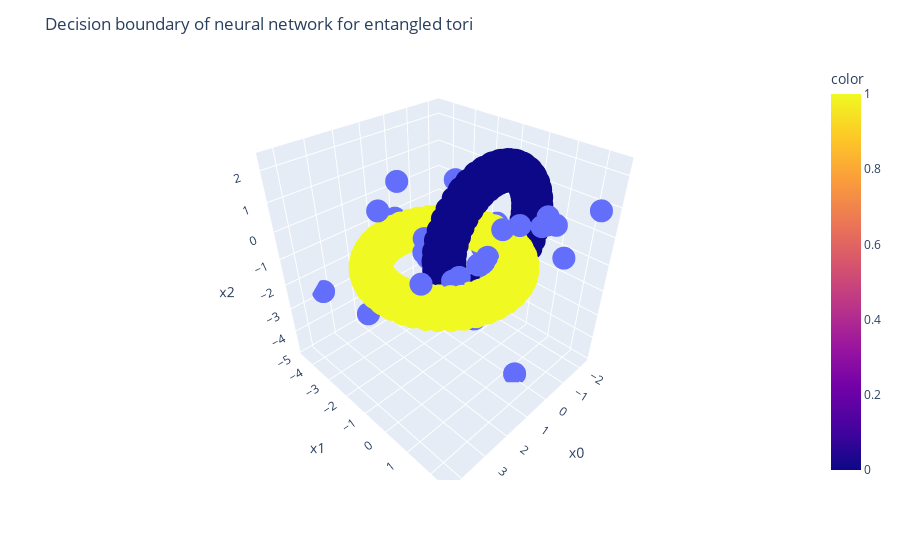

Here is the notebook cell this chart was saved with:
### Code cell
sample_points_boundary = g.get_filtered_decision_boundary(0.01).detach().cpu().numpy()
#sample_points_boundary = g.get_decision_boundary().detach().cpu().numpy()

fig = plot_decision_boundary(tori_dataset[["x1","x2","x3"]].to_numpy(), tori_dataset["label"].to_numpy(), sample_points_boundary, n_components=3, show=False)
fig.update_layout(
    title_text='Decision boundary of neural network for entangled tori'
)
fig.show()

### Figure 1 — Plotly figure (JSON) as saved in the notebook; plotly's stock layout.template omitted (floating-point values rounded to 4 significant figures; data arrays with more than 128 entries replaced by an {"elided": "..."} marker saying what was removed)
{"data": [{"hovertemplate": "x0=%{x}<br>x1=%{y}<br>x2=%{z}<br>color=%{marker.color}<extra></extra>", "legendgroup": "", "marker": {"color": {"elided": "5000 int values"}, "coloraxis": "coloraxis", "symbol": "circle"}, "mode": "markers", "name": "", "scene": "scene", "showlegend": false, "type": "scatter3d", "x": {"elided": "5000 float values"}, "y": {"elided": "5000 float values"}, "z": {"elided": "5000 float values"}}, {"hovertemplate": "z0=%{x}<br>z1=%{y}<br>z2=%{z}<extra></extra>", "legendgroup": "", "marker": {"color": "#636efa", "symbol": "circle"}, "mode": "markers", "name": "", "scene": "scene", "showlegend": false, "type": "scatter3d", "x": [3.605, -0.7574, -0.5335, 1.508, -1.215, 0.5751, 1.674, 1.038, 1.284, 2.266, -1.103, 3.332, 0.04632, 0.1292, 0.008297, -0.8237, 3.742, 0.4146, 3.04, -1.247, 2.454, 1.591, 1.974, -0.7912, 1.346, 3.022, -0.1888, -1.304, -1.06, 1.881, 1.87, 0.2636, -0.2384, -1.51, 1.56, -1.685, -1.915, 1.354], "y": [-1.567, -1.125, -2.021, -3.62, -2.025, 0.8533, 0.9107, 0.9291, -1.44, 0.5936, 1.179, -4.534, -1.527, -4.372, 1.398, 1.358, 0.9669, -1.445, 1.354, 1.408, 1.005, -0.803, -0.8415, -0.435, -1.36, -1.468, -0.4771, -2.211, 1.045, -0.9138, 1.126, 1.184, -1.661, -2.416, -2.392, 2.489, 1.455, 1.007], "z": [-1.844, -0.3966, 0.9685, -1.949, -0.2435, 0.8011, -1.709, -0.5895, -0.8499, -0.2017, 0.3917, -2.777, -0.9577, -1.099, -4.873, 0.8474, 0.6727, -1.116, 0.5803, 0.4165, 0.2283, -0.06624, -0.0835, -0.07593, -0.8096, 1.429, -0.7158, -0.1448, 0.2985, 0.3128, 0.3909, 0.9383, -0.7985, 0.2773, 1.486, 1.143, -1.036, 0.3297]}], "layout": {"coloraxis": {"colorbar": {"title": {"text": "color"}}, "colorscale": [[0, "#0d0887"], [0.1111, "#46039f"], [0.2222, "#7201a8"], [0.3333, "#9c179e"], [0.4444, "#bd3786"], [0.5556, "#d8576b"], [0.6667, "#ed7953"], [0.7778, "#fb9f3a"], [0.8889, "#fdca26"], [1, "#f0f921"]]}, "legend": {"tracegroupgap": 0}, "margin": {"t": 60}, "scene": {"domain": {"x": [0, 1], "y": [0, 1]}, "xaxis": {"title": {"text": "x0"}}, "yaxis": {"title": {"text": "x1"}}, "zaxis": {"title": {"text": "x2"}}}, "title": {"text": "Decision boundary of neural network for entangled tori"}}}
